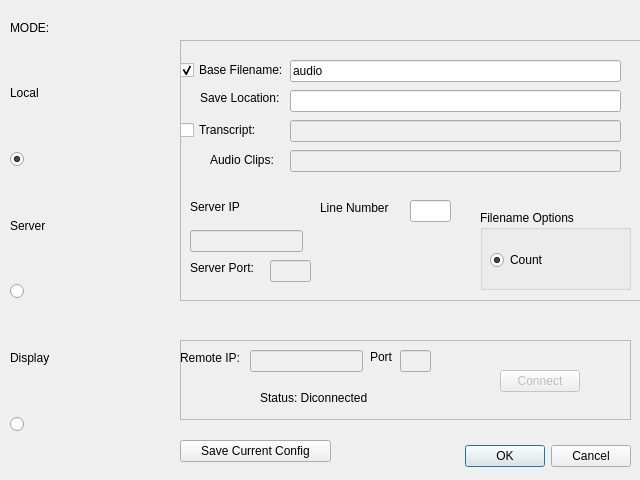
<?xml version="1.0" encoding="UTF-8"?>
<ui version="4.0">
 <class>Dialog</class>
 <widget class="QDialog" name="Dialog">
  <property name="geometry">
   <rect>
    <x>0</x>
    <y>0</y>
    <width>640</width>
    <height>480</height>
   </rect>
  </property>
  <property name="windowTitle">
   <string>Dialog</string>
  </property>
  <widget class="QDialogButtonBox" name="df_config_btn">
   <property name="geometry">
    <rect>
     <x>450</x>
     <y>440</y>
     <width>181</width>
     <height>32</height>
    </rect>
   </property>
   <property name="orientation">
    <enum>Qt::Horizontal</enum>
   </property>
   <property name="standardButtons">
    <set>QDialogButtonBox::Cancel|QDialogButtonBox::Ok</set>
   </property>
  </widget>
  <widget class="QLabel" name="label">
   <property name="geometry">
    <rect>
     <x>10</x>
     <y>20</y>
     <width>57</width>
     <height>16</height>
    </rect>
   </property>
   <property name="text">
    <string>MODE:</string>
   </property>
  </widget>
  <widget class="QWidget" name="verticalLayoutWidget">
   <property name="geometry">
    <rect>
     <x>10</x>
     <y>40</y>
     <width>161</width>
     <height>392</height>
    </rect>
   </property>
   <layout class="QVBoxLayout" name="verticalLayout">
    <item>
     <widget class="QLabel" name="label_2">
      <property name="toolTip">
       <string>Local mode will assume the software is only running on this computer.</string>
      </property>
      <property name="text">
       <string>Local</string>
      </property>
     </widget>
    </item>
    <item>
     <widget class="QRadioButton" name="radioButton_3">
      <property name="enabled">
       <bool>true</bool>
      </property>
      <property name="toolTip">
       <string>Local mode will assume the software is only running on this computer.</string>
      </property>
      <property name="styleSheet">
       <string notr="true">::indicator::unchecked{image: url(:/Local_grey.png);}
::indicator::checked{image: url(:/Local.png);}</string>
      </property>
      <property name="text">
       <string/>
      </property>
      <property name="iconSize">
       <size>
        <width>100</width>
        <height>100</height>
       </size>
      </property>
      <property name="checked">
       <bool>true</bool>
      </property>
     </widget>
    </item>
    <item>
     <widget class="QLabel" name="label_3">
      <property name="toolTip">
       <string>Server mode allows for a remote connection to view transcript &amp; wave forms.</string>
      </property>
      <property name="text">
       <string>Server</string>
      </property>
     </widget>
    </item>
    <item>
     <widget class="QRadioButton" name="radioButton_4">
      <property name="enabled">
       <bool>true</bool>
      </property>
      <property name="toolTip">
       <string>Server mode allows for a remote connection to view transcript &amp; wave forms.</string>
      </property>
      <property name="styleSheet">
       <string notr="true">::indicator::unchecked{image: url(:/Server_grey.png);}
::indicator::checked{image:url(:/Server.png);}</string>
      </property>
      <property name="text">
       <string/>
      </property>
      <property name="iconSize">
       <size>
        <width>100</width>
        <height>100</height>
       </size>
      </property>
     </widget>
    </item>
    <item>
     <widget class="QLabel" name="label_4">
      <property name="toolTip">
       <string>Display mode only. No ability to record.</string>
      </property>
      <property name="text">
       <string>Display</string>
      </property>
     </widget>
    </item>
    <item>
     <widget class="QRadioButton" name="radioButton_5">
      <property name="enabled">
       <bool>true</bool>
      </property>
      <property name="toolTip">
       <string>Display mode only. No ability to record.</string>
      </property>
      <property name="styleSheet">
       <string notr="true">::indicator::unchecked{image: url(:/Display_grey.png);}
::indicator::checked{image: url(:/Display.png)}</string>
      </property>
      <property name="text">
       <string/>
      </property>
      <property name="iconSize">
       <size>
        <width>100</width>
        <height>100</height>
       </size>
      </property>
     </widget>
    </item>
   </layout>
  </widget>
  <widget class="QFrame" name="frame">
   <property name="geometry">
    <rect>
     <x>180</x>
     <y>40</y>
     <width>461</width>
     <height>261</height>
    </rect>
   </property>
   <property name="frameShape">
    <enum>QFrame::StyledPanel</enum>
   </property>
   <property name="frameShadow">
    <enum>QFrame::Raised</enum>
   </property>
   <widget class="QLineEdit" name="txt_filena">
    <property name="geometry">
     <rect>
      <x>110</x>
      <y>20</y>
      <width>331</width>
      <height>22</height>
     </rect>
    </property>
    <property name="toolTip">
     <string/>
    </property>
    <property name="inputMask">
     <string/>
    </property>
    <property name="text">
     <string>audio</string>
    </property>
   </widget>
   <widget class="QLineEdit" name="txt_SavLoc">
    <property name="geometry">
     <rect>
      <x>110</x>
      <y>50</y>
      <width>331</width>
      <height>22</height>
     </rect>
    </property>
    <property name="toolTip">
     <string/>
    </property>
   </widget>
   <widget class="QLineEdit" name="txt_trns">
    <property name="enabled">
     <bool>false</bool>
    </property>
    <property name="geometry">
     <rect>
      <x>110</x>
      <y>80</y>
      <width>331</width>
      <height>22</height>
     </rect>
    </property>
    <property name="focusPolicy">
     <enum>Qt::StrongFocus</enum>
    </property>
    <property name="readOnly">
     <bool>true</bool>
    </property>
   </widget>
   <widget class="QGroupBox" name="groupBox">
    <property name="geometry">
     <rect>
      <x>300</x>
      <y>170</y>
      <width>151</width>
      <height>80</height>
     </rect>
    </property>
    <property name="toolTip">
     <string>File name options. Unique identifier given to each recording.</string>
    </property>
    <property name="title">
     <string>Filename Options</string>
    </property>
    <widget class="QRadioButton" name="radio_cnt">
     <property name="geometry">
      <rect>
       <x>10</x>
       <y>40</y>
       <width>99</width>
       <height>20</height>
      </rect>
     </property>
     <property name="toolTip">
      <string>Start at 1 and increment for the number of recordings made.</string>
     </property>
     <property name="text">
      <string>Count</string>
     </property>
     <property name="checked">
      <bool>true</bool>
     </property>
    </widget>
   </widget>
   <widget class="QLineEdit" name="txt_linNum">
    <property name="geometry">
     <rect>
      <x>230</x>
      <y>160</y>
      <width>41</width>
      <height>22</height>
     </rect>
    </property>
   </widget>
   <widget class="QLabel" name="label_11">
    <property name="geometry">
     <rect>
      <x>140</x>
      <y>160</y>
      <width>81</width>
      <height>16</height>
     </rect>
    </property>
    <property name="toolTip">
     <string>Count or Transcript Line number to start at.</string>
    </property>
    <property name="text">
     <string>Line Number</string>
    </property>
   </widget>
   <widget class="QLineEdit" name="txt_AudClip">
    <property name="enabled">
     <bool>false</bool>
    </property>
    <property name="geometry">
     <rect>
      <x>110</x>
      <y>110</y>
      <width>331</width>
      <height>22</height>
     </rect>
    </property>
    <property name="readOnly">
     <bool>true</bool>
    </property>
   </widget>
   <widget class="QCheckBox" name="checkBox_trns">
    <property name="geometry">
     <rect>
      <x>0</x>
      <y>80</y>
      <width>101</width>
      <height>20</height>
     </rect>
    </property>
    <property name="toolTip">
     <string>Location of transcript file to show if enabled.</string>
    </property>
    <property name="text">
     <string>Transcript:</string>
    </property>
   </widget>
   <widget class="QCheckBox" name="checkBox_filena">
    <property name="geometry">
     <rect>
      <x>0</x>
      <y>20</y>
      <width>111</width>
      <height>20</height>
     </rect>
    </property>
    <property name="toolTip">
     <string>text that will be used to name recordings</string>
    </property>
    <property name="text">
     <string>Base Filename:</string>
    </property>
    <property name="checked">
     <bool>true</bool>
    </property>
   </widget>
   <widget class="QLineEdit" name="txt_SrvIP">
    <property name="enabled">
     <bool>false</bool>
    </property>
    <property name="geometry">
     <rect>
      <x>10</x>
      <y>190</y>
      <width>113</width>
      <height>22</height>
     </rect>
    </property>
    <property name="readOnly">
     <bool>true</bool>
    </property>
   </widget>
   <widget class="QLineEdit" name="txt_SrvPrt">
    <property name="enabled">
     <bool>false</bool>
    </property>
    <property name="geometry">
     <rect>
      <x>90</x>
      <y>220</y>
      <width>41</width>
      <height>22</height>
     </rect>
    </property>
    <property name="readOnly">
     <bool>true</bool>
    </property>
   </widget>
   <widget class="QLabel" name="label_7">
    <property name="geometry">
     <rect>
      <x>10</x>
      <y>160</y>
      <width>57</width>
      <height>14</height>
     </rect>
    </property>
    <property name="toolTip">
     <string>Set computer ip if in server mode.</string>
    </property>
    <property name="text">
     <string>Server IP</string>
    </property>
   </widget>
   <widget class="QLabel" name="label_8">
    <property name="geometry">
     <rect>
      <x>10</x>
      <y>220</y>
      <width>71</width>
      <height>16</height>
     </rect>
    </property>
    <property name="toolTip">
     <string>Set computer port to listen on if in server mode.</string>
    </property>
    <property name="text">
     <string>Server Port:</string>
    </property>
   </widget>
   <widget class="QLabel" name="label_9">
    <property name="geometry">
     <rect>
      <x>20</x>
      <y>50</y>
      <width>91</width>
      <height>16</height>
     </rect>
    </property>
    <property name="toolTip">
     <string>Where you want the recordingss saved to</string>
    </property>
    <property name="text">
     <string>Save Location:</string>
    </property>
   </widget>
   <widget class="QLabel" name="label_10">
    <property name="geometry">
     <rect>
      <x>30</x>
      <y>110</y>
      <width>81</width>
      <height>20</height>
     </rect>
    </property>
    <property name="text">
     <string>Audio Clips:</string>
    </property>
   </widget>
  </widget>
  <widget class="QPushButton" name="pushButton_2">
   <property name="geometry">
    <rect>
     <x>180</x>
     <y>440</y>
     <width>151</width>
     <height>22</height>
    </rect>
   </property>
   <property name="toolTip">
    <string>Save these settings for next startup.</string>
   </property>
   <property name="text">
    <string>Save Current Config</string>
   </property>
  </widget>
  <widget class="QFrame" name="frame_2">
   <property name="geometry">
    <rect>
     <x>180</x>
     <y>340</y>
     <width>451</width>
     <height>80</height>
    </rect>
   </property>
   <property name="frameShape">
    <enum>QFrame::StyledPanel</enum>
   </property>
   <property name="frameShadow">
    <enum>QFrame::Raised</enum>
   </property>
   <widget class="QLabel" name="label_5">
    <property name="geometry">
     <rect>
      <x>0</x>
      <y>10</y>
      <width>61</width>
      <height>16</height>
     </rect>
    </property>
    <property name="toolTip">
     <string>MLAudio server address</string>
    </property>
    <property name="text">
     <string>Remote IP:</string>
    </property>
   </widget>
   <widget class="QLineEdit" name="txt_remote_ip">
    <property name="enabled">
     <bool>false</bool>
    </property>
    <property name="geometry">
     <rect>
      <x>70</x>
      <y>10</y>
      <width>113</width>
      <height>22</height>
     </rect>
    </property>
    <property name="readOnly">
     <bool>true</bool>
    </property>
   </widget>
   <widget class="QLabel" name="label_6">
    <property name="geometry">
     <rect>
      <x>190</x>
      <y>10</y>
      <width>57</width>
      <height>14</height>
     </rect>
    </property>
    <property name="toolTip">
     <string>MLaudio server listening port</string>
    </property>
    <property name="text">
     <string>Port</string>
    </property>
   </widget>
   <widget class="QLineEdit" name="txt_remote_prt">
    <property name="enabled">
     <bool>false</bool>
    </property>
    <property name="geometry">
     <rect>
      <x>220</x>
      <y>10</y>
      <width>31</width>
      <height>22</height>
     </rect>
    </property>
   </widget>
   <widget class="QPushButton" name="connect_btn">
    <property name="enabled">
     <bool>false</bool>
    </property>
    <property name="geometry">
     <rect>
      <x>320</x>
      <y>30</y>
      <width>80</width>
      <height>22</height>
     </rect>
    </property>
    <property name="toolTip">
     <string>Connection status must be &quot;Connected&quot; before settings will be applied.</string>
    </property>
    <property name="text">
     <string>Connect</string>
    </property>
   </widget>
   <widget class="QLabel" name="label_connection">
    <property name="geometry">
     <rect>
      <x>80</x>
      <y>50</y>
      <width>131</width>
      <height>16</height>
     </rect>
    </property>
    <property name="toolTip">
     <string>Were you able to communicate with the remote MLaudio instance.</string>
    </property>
    <property name="text">
     <string>Status: Diconnected</string>
    </property>
   </widget>
  </widget>
 </widget>
 <tabstops>
  <tabstop>checkBox_filena</tabstop>
  <tabstop>txt_filena</tabstop>
  <tabstop>txt_SavLoc</tabstop>
  <tabstop>checkBox_trns</tabstop>
  <tabstop>txt_trns</tabstop>
  <tabstop>txt_AudClip</tabstop>
  <tabstop>txt_SrvIP</tabstop>
  <tabstop>txt_SrvPrt</tabstop>
  <tabstop>txt_linNum</tabstop>
  <tabstop>radio_cnt</tabstop>
  <tabstop>txt_remote_ip</tabstop>
  <tabstop>txt_remote_prt</tabstop>
  <tabstop>connect_btn</tabstop>
  <tabstop>pushButton_2</tabstop>
 </tabstops>
 <resources>
  <include location="../icons/icons.qrc"/>
 </resources>
 <connections>
  <connection>
   <sender>checkBox_filena</sender>
   <signal>clicked(bool)</signal>
   <receiver>txt_filena</receiver>
   <slot>setEnabled(bool)</slot>
   <hints>
    <hint type="sourcelabel">
     <x>235</x>
     <y>69</y>
    </hint>
    <hint type="destinationlabel">
     <x>455</x>
     <y>70</y>
    </hint>
   </hints>
  </connection>
  <connection>
   <sender>checkBox_trns</sender>
   <signal>toggled(bool)</signal>
   <receiver>txt_trns</receiver>
   <slot>setEnabled(bool)</slot>
   <hints>
    <hint type="sourcelabel">
     <x>230</x>
     <y>129</y>
    </hint>
    <hint type="destinationlabel">
     <x>455</x>
     <y>130</y>
    </hint>
   </hints>
  </connection>
  <connection>
   <sender>df_config_btn</sender>
   <signal>rejected()</signal>
   <receiver>Dialog</receiver>
   <slot>reject()</slot>
   <hints>
    <hint type="sourcelabel">
     <x>316</x>
     <y>260</y>
    </hint>
    <hint type="destinationlabel">
     <x>286</x>
     <y>274</y>
    </hint>
   </hints>
  </connection>
  <connection>
   <sender>df_config_btn</sender>
   <signal>accepted()</signal>
   <receiver>Dialog</receiver>
   <slot>accept()</slot>
   <hints>
    <hint type="sourcelabel">
     <x>248</x>
     <y>254</y>
    </hint>
    <hint type="destinationlabel">
     <x>157</x>
     <y>274</y>
    </hint>
   </hints>
  </connection>
  <connection>
   <sender>radioButton_5</sender>
   <signal>toggled(bool)</signal>
   <receiver>checkBox_filena</receiver>
   <slot>setDisabled(bool)</slot>
   <hints>
    <hint type="sourcelabel">
     <x>112</x>
     <y>365</y>
    </hint>
    <hint type="destinationlabel">
     <x>203</x>
     <y>73</y>
    </hint>
   </hints>
  </connection>
  <connection>
   <sender>radioButton_5</sender>
   <signal>toggled(bool)</signal>
   <receiver>txt_filena</receiver>
   <slot>setDisabled(bool)</slot>
   <hints>
    <hint type="sourcelabel">
     <x>141</x>
     <y>364</y>
    </hint>
    <hint type="destinationlabel">
     <x>308</x>
     <y>76</y>
    </hint>
   </hints>
  </connection>
  <connection>
   <sender>radioButton_5</sender>
   <signal>toggled(bool)</signal>
   <receiver>txt_SavLoc</receiver>
   <slot>setDisabled(bool)</slot>
   <hints>
    <hint type="sourcelabel">
     <x>156</x>
     <y>352</y>
    </hint>
    <hint type="destinationlabel">
     <x>302</x>
     <y>102</y>
    </hint>
   </hints>
  </connection>
  <connection>
   <sender>radioButton_5</sender>
   <signal>toggled(bool)</signal>
   <receiver>txt_trns</receiver>
   <slot>setDisabled(bool)</slot>
   <hints>
    <hint type="sourcelabel">
     <x>87</x>
     <y>391</y>
    </hint>
    <hint type="destinationlabel">
     <x>302</x>
     <y>129</y>
    </hint>
   </hints>
  </connection>
  <connection>
   <sender>radioButton_5</sender>
   <signal>toggled(bool)</signal>
   <receiver>checkBox_trns</receiver>
   <slot>setDisabled(bool)</slot>
   <hints>
    <hint type="sourcelabel">
     <x>91</x>
     <y>388</y>
    </hint>
    <hint type="destinationlabel">
     <x>182</x>
     <y>129</y>
    </hint>
   </hints>
  </connection>
  <connection>
   <sender>radioButton_5</sender>
   <signal>toggled(bool)</signal>
   <receiver>txt_AudClip</receiver>
   <slot>setDisabled(bool)</slot>
   <hints>
    <hint type="sourcelabel">
     <x>89</x>
     <y>394</y>
    </hint>
    <hint type="destinationlabel">
     <x>314</x>
     <y>162</y>
    </hint>
   </hints>
  </connection>
  <connection>
   <sender>radioButton_5</sender>
   <signal>toggled(bool)</signal>
   <receiver>txt_linNum</receiver>
   <slot>setDisabled(bool)</slot>
   <hints>
    <hint type="sourcelabel">
     <x>115</x>
     <y>405</y>
    </hint>
    <hint type="destinationlabel">
     <x>417</x>
     <y>207</y>
    </hint>
   </hints>
  </connection>
  <connection>
   <sender>radioButton_5</sender>
   <signal>toggled(bool)</signal>
   <receiver>radio_cnt</receiver>
   <slot>setDisabled(bool)</slot>
   <hints>
    <hint type="sourcelabel">
     <x>115</x>
     <y>382</y>
    </hint>
    <hint type="destinationlabel">
     <x>565</x>
     <y>267</y>
    </hint>
   </hints>
  </connection>
  <connection>
   <sender>radioButton_5</sender>
   <signal>toggled(bool)</signal>
   <receiver>txt_remote_ip</receiver>
   <slot>setEnabled(bool)</slot>
   <hints>
    <hint type="sourcelabel">
     <x>68</x>
     <y>361</y>
    </hint>
    <hint type="destinationlabel">
     <x>266</x>
     <y>365</y>
    </hint>
   </hints>
  </connection>
  <connection>
   <sender>radioButton_5</sender>
   <signal>toggled(bool)</signal>
   <receiver>txt_remote_prt</receiver>
   <slot>setEnabled(bool)</slot>
   <hints>
    <hint type="sourcelabel">
     <x>48</x>
     <y>337</y>
    </hint>
    <hint type="destinationlabel">
     <x>413</x>
     <y>370</y>
    </hint>
   </hints>
  </connection>
  <connection>
   <sender>radioButton_5</sender>
   <signal>toggled(bool)</signal>
   <receiver>connect_btn</receiver>
   <slot>setEnabled(bool)</slot>
   <hints>
    <hint type="sourcelabel">
     <x>71</x>
     <y>407</y>
    </hint>
    <hint type="destinationlabel">
     <x>524</x>
     <y>387</y>
    </hint>
   </hints>
  </connection>
  <connection>
   <sender>radioButton_4</sender>
   <signal>toggled(bool)</signal>
   <receiver>txt_SrvIP</receiver>
   <slot>setEnabled(bool)</slot>
   <hints>
    <hint type="sourcelabel">
     <x>57</x>
     <y>225</y>
    </hint>
    <hint type="destinationlabel">
     <x>213</x>
     <y>243</y>
    </hint>
   </hints>
  </connection>
  <connection>
   <sender>radioButton_4</sender>
   <signal>toggled(bool)</signal>
   <receiver>txt_SrvPrt</receiver>
   <slot>setEnabled(bool)</slot>
   <hints>
    <hint type="sourcelabel">
     <x>83</x>
     <y>209</y>
    </hint>
    <hint type="destinationlabel">
     <x>302</x>
     <y>273</y>
    </hint>
   </hints>
  </connection>
 </connections>
</ui>
